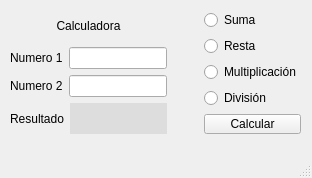
<?xml version="1.0" encoding="UTF-8"?>
<ui version="4.0">
 <class>MainWindow</class>
 <widget class="QMainWindow" name="MainWindow">
  <property name="geometry">
   <rect>
    <x>0</x>
    <y>0</y>
    <width>312</width>
    <height>178</height>
   </rect>
  </property>
  <property name="windowTitle">
   <string>MainWindow</string>
  </property>
  <widget class="QWidget" name="centralwidget">
   <widget class="QWidget" name="horizontalLayoutWidget_3">
    <property name="geometry">
     <rect>
      <x>10</x>
      <y>10</y>
      <width>291</width>
      <height>124</height>
     </rect>
    </property>
    <layout class="QHBoxLayout" name="horizontalLayout_3">
     <item>
      <layout class="QVBoxLayout" name="verticalLayout_2">
       <item>
        <widget class="QLabel" name="titulo">
         <property name="styleSheet">
          <string notr="true">font: 75 20pt &quot;MS Shell Dlg 2&quot;;</string>
         </property>
         <property name="text">
          <string>Calculadora</string>
         </property>
         <property name="alignment">
          <set>Qt::AlignCenter</set>
         </property>
        </widget>
       </item>
       <item>
        <layout class="QHBoxLayout" name="horizontalLayout">
         <item>
          <widget class="QLabel" name="label">
           <property name="text">
            <string>Numero 1</string>
           </property>
          </widget>
         </item>
         <item>
          <widget class="QLineEdit" name="numero1"/>
         </item>
        </layout>
       </item>
       <item>
        <layout class="QHBoxLayout" name="horizontalLayout_2">
         <item>
          <widget class="QLabel" name="label_2">
           <property name="text">
            <string>Numero 2</string>
           </property>
          </widget>
         </item>
         <item>
          <widget class="QLineEdit" name="numero2"/>
         </item>
        </layout>
       </item>
       <item>
        <layout class="QHBoxLayout" name="horizontalLayout_4">
         <item>
          <widget class="QLabel" name="label_3">
           <property name="sizePolicy">
            <sizepolicy hsizetype="Fixed" vsizetype="Preferred">
             <horstretch>0</horstretch>
             <verstretch>0</verstretch>
            </sizepolicy>
           </property>
           <property name="text">
            <string>Resultado</string>
           </property>
          </widget>
         </item>
         <item>
          <widget class="QLabel" name="resultado">
           <property name="styleSheet">
            <string notr="true">font: 14pt &quot;MS Shell Dlg 2&quot;;
background-color: rgb(221, 221, 221);</string>
           </property>
           <property name="text">
            <string/>
           </property>
           <property name="alignment">
            <set>Qt::AlignCenter</set>
           </property>
          </widget>
         </item>
        </layout>
       </item>
      </layout>
     </item>
     <item>
      <spacer name="horizontalSpacer">
       <property name="orientation">
        <enum>Qt::Horizontal</enum>
       </property>
       <property name="sizeHint" stdset="0">
        <size>
         <width>40</width>
         <height>20</height>
        </size>
       </property>
      </spacer>
     </item>
     <item>
      <layout class="QVBoxLayout" name="verticalLayout">
       <item>
        <widget class="QRadioButton" name="suma">
         <property name="text">
          <string>Suma</string>
         </property>
        </widget>
       </item>
       <item>
        <widget class="QRadioButton" name="resta">
         <property name="text">
          <string>Resta</string>
         </property>
        </widget>
       </item>
       <item>
        <widget class="QRadioButton" name="producto">
         <property name="text">
          <string>Multiplicación</string>
         </property>
        </widget>
       </item>
       <item>
        <widget class="QRadioButton" name="division">
         <property name="text">
          <string>División</string>
         </property>
        </widget>
       </item>
       <item>
        <widget class="QPushButton" name="boton_calcular">
         <property name="text">
          <string>Calcular</string>
         </property>
        </widget>
       </item>
      </layout>
     </item>
    </layout>
   </widget>
  </widget>
  <widget class="QMenuBar" name="menubar">
   <property name="geometry">
    <rect>
     <x>0</x>
     <y>0</y>
     <width>312</width>
     <height>22</height>
    </rect>
   </property>
  </widget>
  <widget class="QStatusBar" name="statusbar"/>
 </widget>
 <resources/>
 <connections/>
</ui>
